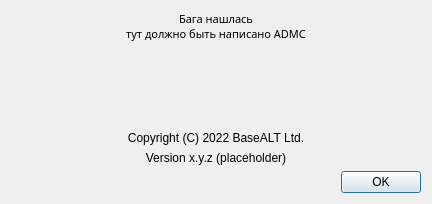
<?xml version="1.0" encoding="UTF-8"?>
<ui version="4.0">
 <class>AboutDialog</class>
 <widget class="QDialog" name="AboutDialog">
  <property name="geometry">
   <rect>
    <x>0</x>
    <y>0</y>
    <width>432</width>
    <height>204</height>
   </rect>
  </property>
  <property name="windowTitle">
   <string>About ADMC</string>
  </property>
  <layout class="QVBoxLayout" name="verticalLayout">
   <item>
    <widget class="QLabel" name="label_1">
     <property name="font">
      <font>
       <family>Noto Sans</family>
       <pointsize>8</pointsize>
       <weight>50</weight>
       <bold>false</bold>
      </font>
     </property>
     <property name="text">
      <string notr="true">Бага нашлась
тут должно быть написано ADMC</string>
     </property>
     <property name="alignment">
      <set>Qt::AlignCenter</set>
     </property>
    </widget>
   </item>
   <item>
    <spacer name="verticalSpacer">
     <property name="orientation">
      <enum>Qt::Vertical</enum>
     </property>
     <property name="sizeHint" stdset="0">
      <size>
       <width>20</width>
       <height>40</height>
      </size>
     </property>
    </spacer>
   </item>
   <item>
    <widget class="QLabel" name="label_2">
     <property name="text">
      <string>Copyright (C) 2022 BaseALT Ltd.</string>
     </property>
     <property name="alignment">
      <set>Qt::AlignCenter</set>
     </property>
    </widget>
   </item>
   <item>
    <widget class="QLabel" name="version_label">
     <property name="text">
      <string notr="true">Version x.y.z (placeholder)</string>
     </property>
     <property name="alignment">
      <set>Qt::AlignCenter</set>
     </property>
    </widget>
   </item>
   <item>
    <widget class="QDialogButtonBox" name="button_box">
     <property name="orientation">
      <enum>Qt::Horizontal</enum>
     </property>
     <property name="standardButtons">
      <set>QDialogButtonBox::Ok</set>
     </property>
    </widget>
   </item>
  </layout>
 </widget>
 <resources/>
 <connections>
  <connection>
   <sender>button_box</sender>
   <signal>accepted()</signal>
   <receiver>AboutDialog</receiver>
   <slot>accept()</slot>
   <hints>
    <hint type="sourcelabel">
     <x>248</x>
     <y>254</y>
    </hint>
    <hint type="destinationlabel">
     <x>157</x>
     <y>274</y>
    </hint>
   </hints>
  </connection>
  <connection>
   <sender>button_box</sender>
   <signal>rejected()</signal>
   <receiver>AboutDialog</receiver>
   <slot>reject()</slot>
   <hints>
    <hint type="sourcelabel">
     <x>316</x>
     <y>260</y>
    </hint>
    <hint type="destinationlabel">
     <x>286</x>
     <y>274</y>
    </hint>
   </hints>
  </connection>
 </connections>
</ui>
